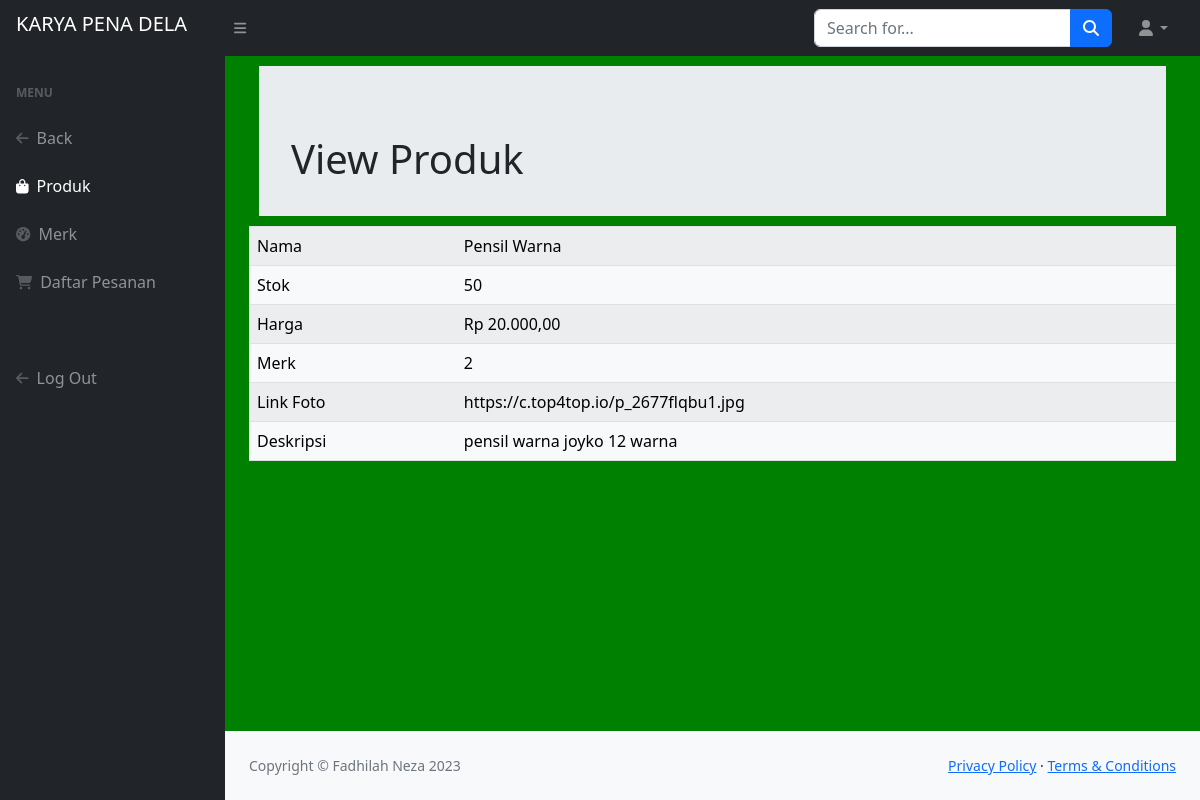
The page /dashboard/view_produk.php?id=7 on the database its author committed.
### tables this page shows
CREATE TABLE `produk` (
  `id` int(11) NOT NULL,
  `nama` varchar(191) NOT NULL,
  `stok` int(11) NOT NULL,
  `harga` int(45) NOT NULL,
  `merk_id` int(45) NOT NULL,
  `foto` blob NOT NULL,
  `deskripsi` text NOT NULL
);

### dashboard/view_produk.php (the view, shortened to what this page needs)
<?php
    require_once 'dbkoneksi.php';
?>
<!DOCTYPE html>
<html lang="en">
    <head>
        <link href="https://cdn.jsdelivr.net/npm/simple-datatables@7.1.2/dist/style.min.css" rel="stylesheet" />
        <link href="css/styles.css" rel="stylesheet" />
    </head>
    <body class="sb-nav-fixed" style="background-color:green;">
        <nav class="sb-topnav navbar navbar-expand navbar-dark bg-dark">
            <a class="navbar-brand ps-3" href="../home.php"><h5>KARYA PENA DELA</h5></a>
            <button class="btn btn-link btn-sm order-1 order-lg-0 me-4 me-lg-0" id="sidebarToggle" href="#!"><i class="fas fa-bars"></i></button>
            <form class="d-none d-md-inline-block form-inline ms-auto me-0 me-md-3 my-2 my-md-0">
                <div class="input-group">
                    <input class="form-control" type="text" placeholder="Search for..." aria-label="Search for..." aria-describedby="btnNavbarSearch" />
                    <button class="btn btn-primary" id="btnNavbarSearch" type="button"><i class="fas fa-search"></i></button>
                </div>
            </form>
            <ul class="navbar-nav ms-auto ms-md-0 me-3 me-lg-4">
                <li class="nav-item dropdown">
                    <a class="nav-link dropdown-toggle" id="navbarDropdown" href="#" role="button" data-bs-toggle="dropdown" aria-expanded="false"><i class="fas fa-user fa-fw"></i></a>
                </li>
            </ul>
        </nav>
        <div id="layoutSidenav">
            <div id="layoutSidenav_nav">
                <nav class="sb-sidenav accordion sb-sidenav-dark" id="sidenavAccordion">
                    <div class="sb-sidenav-menu">
                        <div class="nav">
                            <div class="sb-sidenav-menu-heading">Menu</div>
                            <a class="nav-link" href="dashboard.html">
                                <div class="sb-nav-link-icon"><i class="fas fa-arrow-left"></i></div>
                                Back
                            </a>
                            <a class="nav-link active" href="list_produk.php">
                                <div class="sb-nav-link-icon"><i class="fas fa-shopping-bag"></i></div>
                                Produk
                            </a>
                            <a class="nav-link" href="list_merk.php">
                                <div class="sb-nav-link-icon"><i class="fas fa-tachometer-alt"></i></div>
                               Merk
                            </a>
                            <a class="nav-link" href="list_pesanan.php">
                                <div class="sb-nav-link-icon"><i class="fas fa-shopping-cart"></i></div>
                                Daftar Pesanan
                            </a><br><br>
                            <a class="nav-link" href="../home.php" onclick="showLoginAlert()">
                                <div class="sb-nav-link-icon"><i class="fa fa-arrow-left"></i></div>
                                Log Out
                            </a>
                        </div>
                    </div>
                </nav>
            </div>
            <div id="layoutSidenav_content">
                <main>
                <div class="container-fluid px-4">
                    <div class="jumbotron jumbotron-fluid" style="background-color: cream; height: 150px; padding: 20px; margin: 10px;">
                        <div class="container" style="background: url(../img/banner/banner3.png); padding-bottom: 2px;  padding-top: 25px;">
                            <h1 class="mt-4 text-dark">View Produk</h1>
                        </div>
                </div>
                <?php
                    $id = $_GET['id'];
                    $sql = "SELECT * FROM produk WHERE id=?";
                    $st = $dbh->prepare($sql);
                    $st->execute([$id]);
                    $row = $st->fetch();
                ?>
                <table class="table table-light table-striped">
                    <tbody>
                        <tr>   <td>Nama</td><td><?=$row['nama']?></td></tr>
                        <tr>   <td>Stok</td><td><?=$row['stok']?></td></tr>
                        <tr>   <td>Harga</td><td><?="Rp " . number_format($row ['harga'], 2, ',', '.');?></td></tr>
                        <tr>   <td>Merk</td><td><?=$row['merk_id']?></td></tr>
                        <tr>   <td>Link Foto</td><td><?=$row['foto']?></td></tr>
                        <tr>   <td>Deskripsi</td><td><?=$row['deskripsi']?></td></tr>
                    </tbody>
                </table>
                    </div>
                </main>
                <footer class="py-4 bg-light mt-auto">
                <div class="container-fluid px-4">
                    <div class="d-flex align-items-center justify-content-between small">
                        <div class="text-muted">Copyright &copy; Fadhilah Neza 2023</div>
                        <div>
                            <a href="#">Privacy Policy</a>
                            &middot;
                            <a href="#">Terms &amp; Conditions</a>
                        </div>
                    </div>
                </div>
            </footer>
            </div>
        </div>
    </body>
</html>

### rows shown on the page
produk: nama "Pensil Warna", stok "50", harga "20.000,00", merk "2", foto "https://c.top4top.io/p_2677flqbu1.jpg", deskripsi "pensil warna joyko 12 warna"
